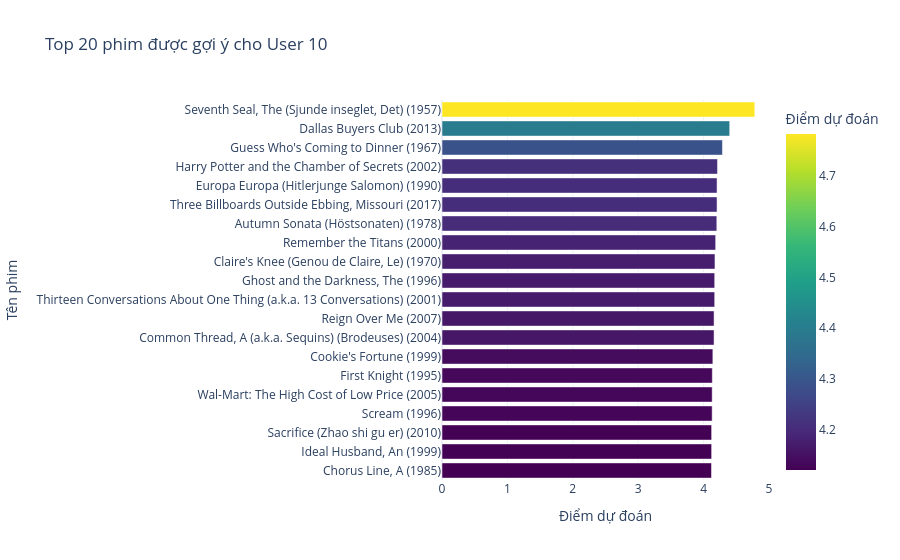

Notebook code cell kept with this figure:
### Code cell
import plotly.express as px
fig = px.bar(
    top_recs_df.sort_values("predicted_rating"),
    x="predicted_rating",
    y="title",
    orientation="h",
    title=f"Top {top_n} phim được gợi ý cho User {user_id}",
    labels={
        "predicted_rating": "Điểm dự đoán",
        "title": "Tên phim"
    },
    color="predicted_rating",
    color_continuous_scale="viridis"
)

fig.update_layout(
    yaxis={'categoryorder': 'total ascending'},
    xaxis_range=[0, 5],
    template="plotly_white"
)
fig.show()

### Figure 1 — Plotly figure (JSON) as saved in the notebook; plotly's stock layout.template omitted (floating-point values rounded to 4 significant figures)
{"data": [{"hovertemplate": "Điểm dự đoán=%{marker.color}<br>Tên phim=%{y}<extra></extra>", "legendgroup": "", "marker": {"color": [4.12, 4.123, 4.123, 4.131, 4.131, 4.133, 4.142, 4.16, 4.16, 4.17, 4.17, 4.174, 4.185, 4.202, 4.206, 4.206, 4.213, 4.288, 4.399, 4.783], "coloraxis": "coloraxis", "pattern": {"shape": ""}}, "name": "", "orientation": "h", "showlegend": false, "textposition": "auto", "type": "bar", "x": [4.12, 4.123, 4.123, 4.131, 4.131, 4.133, 4.142, 4.16, 4.16, 4.17, 4.17, 4.174, 4.185, 4.202, 4.206, 4.206, 4.213, 4.288, 4.399, 4.783], "xaxis": "x", "y": ["Chorus Line, A (1985)", "Ideal Husband, An (1999)", "Sacrifice (Zhao shi gu er) (2010)", "Scream (1996)", "Wal-Mart: The High Cost of Low Price (2005)", "First Knight (1995)", "Cookie's Fortune (1999)", "Common Thread, A (a.k.a. Sequins) (Brodeuses) (2004)", "Reign Over Me (2007)", "Thirteen Conversations About One Thing (a.k.a. 13 Conversations) (2001)", "Ghost and the Darkness, The (1996)", "Claire's Knee (Genou de Claire, Le) (1970)", "Remember the Titans (2000)", "Autumn Sonata (Höstsonaten) (1978)", "Three Billboards Outside Ebbing, Missouri (2017)", "Europa Europa (Hitlerjunge Salomon) (1990)", "Harry Potter and the Chamber of Secrets (2002)", "Guess Who's Coming to Dinner (1967)", "Dallas Buyers Club (2013)", "Seventh Seal, The (Sjunde inseglet, Det) (1957)"], "yaxis": "y"}], "layout": {"barmode": "relative", "coloraxis": {"colorbar": {"title": {"text": "Điểm dự đoán"}}, "colorscale": [[0, "#440154"], [0.1111, "#482878"], [0.2222, "#3e4989"], [0.3333, "#31688e"], [0.4444, "#26828e"], [0.5556, "#1f9e89"], [0.6667, "#35b779"], [0.7778, "#6ece58"], [0.8889, "#b5de2b"], [1, "#fde725"]]}, "legend": {"tracegroupgap": 0}, "title": {"text": "Top 20 phim được gợi ý cho User 10"}, "xaxis": {"anchor": "y", "domain": [0, 1], "range": [0, 5], "title": {"text": "Điểm dự đoán"}}, "yaxis": {"anchor": "x", "categoryorder": "total ascending", "domain": [0, 1], "title": {"text": "Tên phim"}}}}
